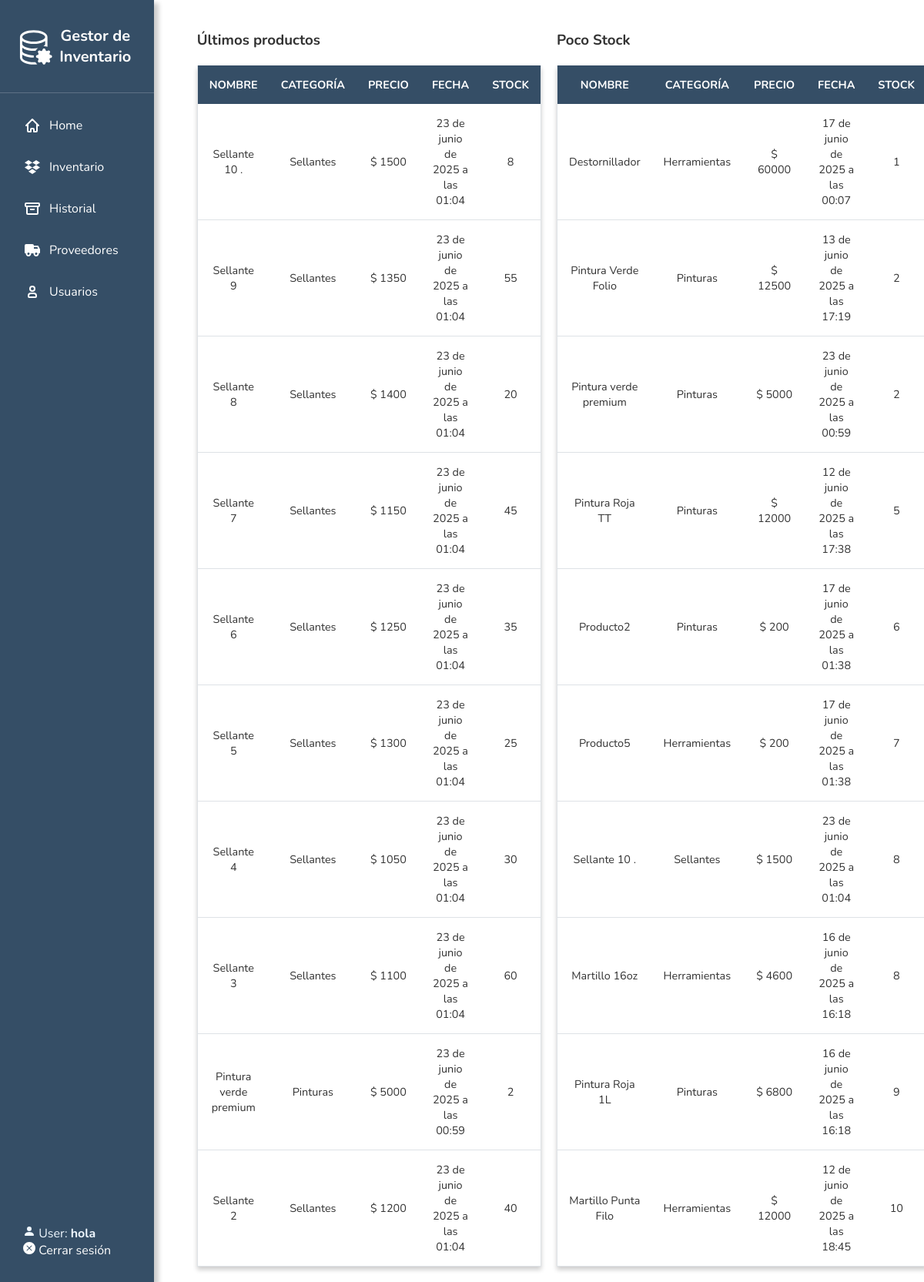
Screenshot of /index (signed in) with the database file from the repository.
### inventory/models.py (models this page shows, shortened)
class Producto(models.Model):
    name = models.CharField(max_length=200, default='Sin nombre')
    type = models.CharField(max_length=200, blank=False)
    price = models.IntegerField()
    stock = models.IntegerField(default=0)
    codigo_barras = models.CharField(max_length=50, null=True, blank=True)
    choices = (
        ('AVAILABLE', 'Item ready to be purchased'),
        ('SOLD', 'Item already purchased'),
        ('RESTOCKING', 'Item restocking in a few days')
    )
    status = models.CharField(max_length=10, choices=choices, default='SOLD')
    issues = models.CharField(max_length=50, default="No Issues")
    date_added = models.DateTimeField(default=now, editable=False)
    class Meta:
        abstract = True

class Sellantes(Producto):
    pass

class Pinturas(Producto):
    pass

class Herramientas(Producto):
    pass

### inventory/views.py (the view)
# urls.py: re_path(r'index$', index, name='index'),
@login_required
def index(request):
    try:
        sellantes = Sellantes.objects.all()
    except OperationalError:
        sellantes = []
    try:
        herramientas = Herramientas.objects.all()
    except OperationalError:
        herramientas = []
    try:
        pinturas = Pinturas.objects.all()
    except OperationalError:
        pinturas = []
    all_items = [
        {"item": sellante, "category": "Sellantes"} for sellante in sellantes
    ] + [
        {"item": herramienta, "category": "Herramientas"} for herramienta in herramientas
    ] + [
        {"item": pintura, "category": "Pinturas"} for pintura in pinturas
    ]
    latest_items = sorted(
        all_items,
        key=lambda x: getattr(x["item"], "id", None) or 0,
        reverse=True
    )[:10]
    least_stock_items = sorted(
        all_items,
        key=lambda x: getattr(x["item"], "stock", None) if getattr(x["item"], "stock", None) is not None else float('inf')
    )[:10]
    context = {
        'latest_items': latest_items,
        'least_stock_items': least_stock_items,
    }
    return render(request, 'inv/index.html', context)

### inventory/templates/inv/index.html (shortened to what this page needs)
{% extends 'inv/base.html' %}
{% block body %}
<div class="table-container">
  <div class="table-wrapper">
    <h3>Últimos productos</h3>
    <table class="table table-hover">
      <thead>
        <tr>
          <th>Nombre</th>
          <th>Categoría</th>
          <th>Precio</th>
          <th>Fecha</th>
          <th>Stock</th>
        </tr>
      </thead>
      <tbody>
        {% for entry in latest_items %}
        <tr>
          <td>{{ entry.item.name }}</td>
          <td>{{ entry.category }}</td>
          <td>$ {{ entry.item.price }}</td>
          <td>{{ entry.item.date_added }}</td>
          <td>{{ entry.item.stock }}</td>
        </tr>
        {% empty %}
        <tr>
          <td colspan="5" class="text-center">No hay productos en el inventario.</td>
        </tr>
        {% endfor %}
      </tbody>
    </table>
  </div>
  <div class="table-wrapper">
    <h3>Poco Stock</h3>
    <table class="table table-hover">
      <thead>
        <tr>
          <th>Nombre</th>
          <th>Categoría</th>
          <th>Precio</th>
          <th>Fecha</th>
          <th>Stock</th>
        </tr>
      </thead>
      <tbody>
        {% for entry in least_stock_items %}
        <tr>
          <td>{{ entry.item.name }}</td>
          <td>{{ entry.category }}</td>
          <td>$ {{ entry.item.price }}</td>
          <td>{{ entry.item.date_added }}</td>
          <td>{{ entry.item.stock }}</td>
        </tr>
        {% empty %}
        <tr>
          <td colspan="5" class="text-center">No hay productos en el inventario.</td>
        </tr>
        {% endfor %}
      </tbody>
    </table>
  </div>
</div>
{% endblock %}

### inventory/templates/inv/base.html (shortened to what this page needs)
<!DOCTYPE html>
<html>
  {% load static %}
  {% block styles %}
    <link rel="stylesheet" type="text/css" href="{% static '/css/bootstrap.min.css' %}">
    <link rel="stylesheet" type="text/css" href="{% static '/css/style.css' %}">
  {% endblock %}
<body>
  <div class="sidebar">
    <div class="sidebar-logo">
      Gestor de Inventario
    </div>
    <div class="sidebar-logoless">
    <div class="sidebar-nav">
      <a href="{% url 'index' %}">
        Home
      </a>
      <a href="{% url 'inventario' %}">
        Inventario
      </a>
      <a href="{% url 'historial' %}">
        Historial
      </a>
      <a href="{% url 'suppliers_list' %}">
        Proveedores
      <a href="{% url 'users' %}">
        <svg class="w-6 h-6" aria-hidden="true" xmlns="http://www.w3.org/2000/svg" width="24" height="24" fill="none" viewBox="0 0 24 24">
          <path stroke="currentColor" stroke-width="2" d="M7 17v1a1 1 0 0 0 1 1h8a1 1 0 0 0 1-1v-1a3 3 0 0 0-3-3h-4a3 3 0 0 0-3 3Zm8-9a3 3 0 1 1-6 0 3 3 0 0 1 6 0Z"/>
        </svg>
        Usuarios
      </a>
      </div>
    </div>
<div class="sidebar-footer">
  {% if user.is_authenticated %}
    <span class="user-info">
      <svg xmlns="http://www.w3.org/2000/svg" width="16" height="16" fill="currentColor" class="bi bi-person-fill" viewBox="0 0 16 16">
        <path d="M3 14s-1 0-1-1 1-4 6-4 6 3 6 4-1 1-1 1zm5-6a3 3 0 1 0 0-6 3 3 0 0 0 0 6"/>
      </svg>
      User: <strong>{{ user.username }}</strong>
    </span>
    <br>
    <a href="{% url 'logout_custom' %}" class="logout-link" style="text-decoration: none; color: white;">
  Cerrar sesión
</a>
  {% endif %}
</div>
  </div>
  <div class="container" style="margin-left: 260px;">
    {% block body %}
    {% endblock %}
  </div>
</body>
</html>

### inventory/templates/inv/base.html (style rules this page uses)
.sidebar-footer { position: absolute; bottom: 0; width: 100%; padding: 15%; color: aliceblue; }

### rows the page displays
Sellantes: item.name "Sellante 10 .", category "Sellantes", item.price "1500", item.date_added "23 de junio de 2025 a las 01:04", item.stock "8"
Sellantes: item.name "Sellante 9", category "Sellantes", item.price "1350", item.date_added "23 de junio de 2025 a las 01:04", item.stock "55"
Sellantes: item.name "Sellante 8", category "Sellantes", item.price "1400", item.date_added "23 de junio de 2025 a las 01:04", item.stock "20"
Sellantes: item.name "Sellante 7", category "Sellantes", item.price "1150", item.date_added "23 de junio de 2025 a las 01:04", item.stock "45"
Sellantes: item.name "Sellante 6", category "Sellantes", item.price "1250", item.date_added "23 de junio de 2025 a las 01:04", item.stock "35"
Sellantes: item.name "Sellante 5", category "Sellantes", item.price "1300", item.date_added "23 de junio de 2025 a las 01:04", item.stock "25"
Sellantes: item.name "Sellante 4", category "Sellantes", item.price "1050", item.date_added "23 de junio de 2025 a las 01:04", item.stock "30"
Sellantes: item.name "Sellante 3", category "Sellantes", item.price "1100", item.date_added "23 de junio de 2025 a las 01:04", item.stock "60"
Pinturas: item.name "Pintura verde premium", category "Pinturas", item.price "5000", item.date_added "23 de junio de 2025 a las 00:59", item.stock "2"
Sellantes: item.name "Sellante 2", category "Sellantes", item.price "1200", item.date_added "23 de junio de 2025 a las 01:04", item.stock "40"
Herramientas: item.name "Destornillador", category "Herramientas", item.price "60000", item.date_added "17 de junio de 2025 a las 00:07", item.stock "1"
Pinturas: item.name "Pintura Verde Folio", category "Pinturas", item.price "12500", item.date_added "13 de junio de 2025 a las 17:19", item.stock "2"
Pinturas: item.name "Pintura Roja TT", category "Pinturas", item.price "12000", item.date_added "12 de junio de 2025 a las 17:38", item.stock "5"
Pinturas: item.name "Producto2", category "Pinturas", item.price "200", item.date_added "17 de junio de 2025 a las 01:38", item.stock "6"
Herramientas: item.name "Producto5", category "Herramientas", item.price "200", item.date_added "17 de junio de 2025 a las 01:38", item.stock "7"
Herramientas: item.name "Martillo 16oz", category "Herramientas", item.price "4600", item.date_added "16 de junio de 2025 a las 16:18", item.stock "8"
Pinturas: item.name "Pintura Roja 1L", category "Pinturas", item.price "6800", item.date_added "16 de junio de 2025 a las 16:18", item.stock "9"
Herramientas: item.name "Martillo Punta Filo", category "Herramientas", item.price "12000", item.date_added "12 de junio de 2025 a las 18:45", item.stock "10"

### other values shown
{{ user.username }} "hola"
